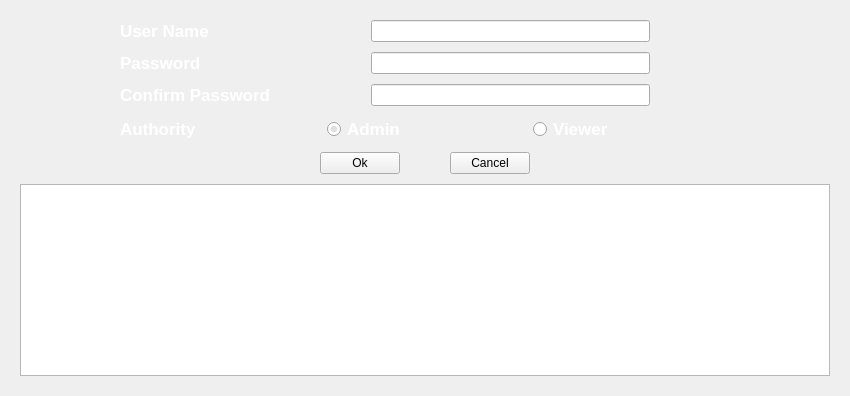
                  <widget class="QWidget" name="subtab_Security">
                   <property name="styleSheet">
                    <string notr="true">QLabel{color:white;
font:bold 13pt Arial;}
QRadioButton{color:white;
font:bold 13pt Arial;}
</string>
                   </property>
                   <attribute name="title">
                    <string>Security</string>
                   </attribute>
                   <layout class="QVBoxLayout" name="verticalLayout_16" stretch="2,3">
                    <property name="spacing">
                     <number>10</number>
                    </property>
                    <property name="leftMargin">
                     <number>20</number>
                    </property>
                    <property name="topMargin">
                     <number>20</number>
                    </property>
                    <property name="rightMargin">
                     <number>20</number>
                    </property>
                    <property name="bottomMargin">
                     <number>20</number>
                    </property>
                    <item>
                     <layout class="QVBoxLayout" name="security_adduserlayout">
                      <property name="leftMargin">
                       <number>100</number>
                      </property>
                      <property name="rightMargin">
                       <number>100</number>
                      </property>
                      <item>
                       <layout class="QFormLayout" name="security_adduserinfolayout">
                        <property name="horizontalSpacing">
                         <number>100</number>
                        </property>
                        <property name="rightMargin">
                         <number>80</number>
                        </property>
                        <item row="0" column="0">
                         <widget class="QLabel" name="security_userNameLabel">
                          <property name="text">
                           <string>User Name</string>
                          </property>
                         </widget>
                        </item>
                        <item row="0" column="1">
                         <widget class="QLineEdit" name="security_userNameLineEdit"/>
                        </item>
                        <item row="1" column="0">
                         <widget class="QLabel" name="security_passwordLabel">
                          <property name="text">
                           <string>Password</string>
                          </property>
                         </widget>
                        </item>
                        <item row="1" column="1">
                         <widget class="QLineEdit" name="security_passwordLineEdit"/>
                        </item>
                        <item row="2" column="0">
                         <widget class="QLabel" name="security_confirmPasswordLabel">
                          <property name="text">
                           <string>Confirm Password</string>
                          </property>
                         </widget>
                        </item>
                        <item row="2" column="1">
                         <widget class="QLineEdit" name="security_confirmPasswordLineEdit"/>
                        </item>
                       </layout>
                      </item>
                      <item>
                       <layout class="QHBoxLayout" name="security_authoritylayout">
                        <item>
                         <widget class="QLabel" name="security_authorityLabel">
                          <property name="text">
                           <string>Authority</string>
                          </property>
                         </widget>
                        </item>
                        <item>
                         <widget class="QRadioButton" name="security_authorityadminButton">
                          <property name="text">
                           <string>Admin</string>
                          </property>
                          <property name="checked">
                           <bool>true</bool>
                          </property>
                         </widget>
                        </item>
                        <item>
                         <widget class="QRadioButton" name="security_authorityviewerButton">
                          <property name="text">
                           <string>Viewer</string>
                          </property>
                         </widget>
                        </item>
                       </layout>
                      </item>
                      <item>
                       <layout class="QHBoxLayout" name="security_addusercontrollayout">
                        <property name="spacing">
                         <number>50</number>
                        </property>
                        <property name="leftMargin">
                         <number>200</number>
                        </property>
                        <property name="rightMargin">
                         <number>200</number>
                        </property>
                        <item>
                         <widget class="QPushButton" name="security_addusercontrolokButton">
                          <property name="text">
                           <string>Ok</string>
                          </property>
                         </widget>
                        </item>
                        <item>
                         <widget class="QPushButton" name="security_addusercontrolcancelButton">
                          <property name="text">
                           <string>Cancel</string>
                          </property>
                         </widget>
                        </item>
                       </layout>
                      </item>
                     </layout>
                    </item>
                    <item>
                     <widget class="QTableWidget" name="security_tablewidget"/>
                    </item>
                   </layout>
                  </widget>
